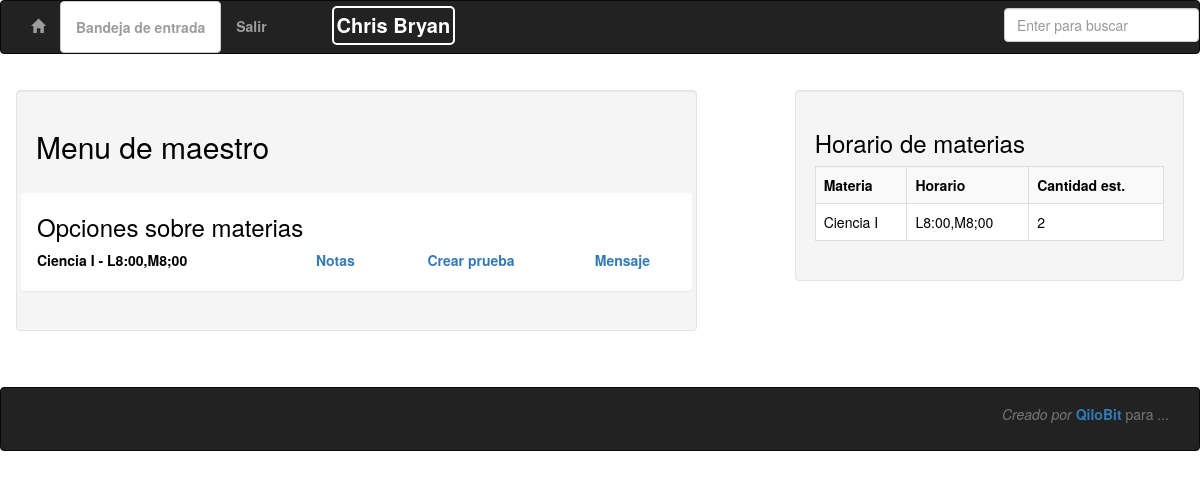
Screenshot of /menumaestro.php (signed in) with the database file from the repository.
### tables this page shows
CREATE TABLE `clase` (
  `ID` int(11) NOT NULL,
  `Maestro` varchar(40) NOT NULL,
  `Materia` varchar(60) NOT NULL,
  `Horario` varchar(45) NOT NULL,
  `Estudiantes` int(11) NOT NULL
);

### menumaestro.php (the view, shortened to what this page needs)
<?php
include_once'plantilla.php';
class menumaestro extends plantilla
{
	function __construct()
	{
    if(isset($_SESSION['USUARIO']) && $_SESSION['TIPO_USUARIO']=="Maestro")
      {
            $this->CUERPO1();
      }
     else
      {
           echo "<h2>Acceso denegado</h2>";
           echo "<a href='index.php'>Ir al inicio</a>";
      }
	}
	function CUERPO1()
	{
?>
<div class="container">
      <div class="row">
      <div class="col-sm-7  well">
      <h2>Menu de maestro</h2>
      <br>
      <div class="row">
        <div class="col-sm-12 panel">
       <h3>Opciones sobre materias</h3>
       <?php $this->showMateriasP();?>
        </div>
      </div>
	   </div>
      <div class="col-sm-1"></div>
      <div class="col-sm-4 well" id="lateral1">
      	<h3>Horario de materias</h3>
      	<?php $this->showHorario();?>
      </div>
      </div>
</div>
<?php
	}
function showHorario()
{
  $id = $_SESSION['ID_USUARIO'];
  $C = $this->getCon();
  $qry = sprintf("
SELECT
  clase.Materia,
  clase.Horario,
  clase.Estudiantes
FROM
  clase
WHERE
  clase.Maestro
IN
  (SELECT concat(maestro.Nombre,' ',maestro.Apellido)
  FROM
  maestro
  WHERE maestro.ID = %d)",$id);
  $STM = $C->query($qry);
  if ($STM->num_rows > 0)
  {
?>
<table class="table table-striped table-bordered" style="background-color:#FFFFFF;">
<tr>
  <th>Materia</th>
  <th>Horario</th>
  <th>Cantidad est.</th>
<?php
    while($row = $STM->fetch_assoc())
    {
    ?>
  <tr>
  <td><?php echo $row['Materia'];?></td>
  <td><?php echo $row['Horario'];?></td>
  <td><?php echo $row['Estudiantes'];?></td>
    <?php
    }
    echo "</table>";
  }
  else
  {
    echo "<h3>No hay materias inscritas</h3>".$id;
  }
}
function showMateriasP()
    {
      $C = $this->getCon();
      $id = $_SESSION['ID_USUARIO'];
      $qry = sprintf("
      SELECT
      ID,Materia,Horario
      FROM
      clase
      WHERE
      Maestro
      IN
      (SELECT concat(Nombre,' ',Apellido) FROM maestro WHERE ID = %d)",$id);
      $STM = $C->query($qry);
      while($row = $STM->fetch_assoc())
      {
        echo "<div class='row'>";
        echo "<div class='col-sm-4'>";
        echo "<b>".$row['Materia']." - ".$row['Horario']."</b></div>";
         echo "<div class='col-sm-1'></div>";
        echo "<div class='col-sm-2'><b><a href='calificarest.php?claseid=".$row['ID']."'>Notas</a></b></div>";
        echo "<div class='col-sm-3'>";
        if ($this->haytest($row['ID']))
        {
          echo "<a href='verprueba.php?claseid=".$row['ID']."'><b>Ver resultados de la prueba</b></a></div>";
          echo "<a class='btn-danger' onclick='confirmare(".$row['ID'].")' href='eliminarprueba.php?claseid=".$row['ID']."'><b>Eliminar prueba</b></a></div>";
        }else
        {
          echo "<a href='crearprueba.php?claseid=".$row['ID']."'><b>Crear prueba</b></a></div>";
        }
          echo "<div class='col-sm-2'>
          <a href='envmsg.php?claseid=".$row['ID']."'><b>Mensaje</b></a></div>";
        echo "</div><br>";
      }
    }
function haytest($idclase)
{
  $D = false;
  $C = $this->getCon();
  $ST = $C->query(
    sprintf("SELECT ID_prueba FROM prueba WHERE ID_clase = %d",$idclase));
  return $D;
}
}
new menumaestro();
?>

### plantilla.php (style rules this page uses)
.container { padding: 16px; }
body,td,th { color: #000; }

### rows the page displays
clase: Materia "Ciencia I", Horario "L8:00,M8;00", Estudiantes "2"

### other values shown
$this->getNAME() "Chris Bryan"
